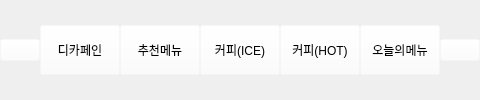
                     <widget class="QWidget" name="page">
                      <layout class="QHBoxLayout" name="horizontalLayout">
                       <property name="spacing">
                        <number>0</number>
                       </property>
                       <property name="leftMargin">
                        <number>0</number>
                       </property>
                       <property name="topMargin">
                        <number>0</number>
                       </property>
                       <property name="rightMargin">
                        <number>0</number>
                       </property>
                       <property name="bottomMargin">
                        <number>0</number>
                       </property>
                       <item>
                        <widget class="QPushButton" name="left_btn_1">
                         <property name="maximumSize">
                          <size>
                           <width>40</width>
                           <height>16777215</height>
                          </size>
                         </property>
                         <property name="styleSheet">
                          <string notr="true">background-color: rgba(255, 255, 255, 0);</string>
                         </property>
                         <property name="text">
                          <string/>
                         </property>
                         <property name="icon">
                          <iconset>
                           <normaloff>../img/qt자료/arrow-left.png</normaloff>../img/qt자료/arrow-left.png</iconset>
                         </property>
                         <property name="iconSize">
                          <size>
                           <width>40</width>
                           <height>40</height>
                          </size>
                         </property>
                        </widget>
                       </item>
                       <item>
                        <widget class="QPushButton" name="pushButton_2">
                         <property name="minimumSize">
                          <size>
                           <width>0</width>
                           <height>50</height>
                          </size>
                         </property>
                         <property name="styleSheet">
                          <string notr="true">background-color: rgba(255, 255, 255, 0);</string>
                         </property>
                         <property name="text">
                          <string>디카페인</string>
                         </property>
                        </widget>
                       </item>
                       <item>
                        <widget class="QPushButton" name="pushButton_6">
                         <property name="minimumSize">
                          <size>
                           <width>0</width>
                           <height>50</height>
                          </size>
                         </property>
                         <property name="styleSheet">
                          <string notr="true">background-color: rgba(255, 255, 255, 0);</string>
                         </property>
                         <property name="text">
                          <string>추천메뉴</string>
                         </property>
                        </widget>
                       </item>
                       <item>
                        <widget class="QPushButton" name="pushButton_7">
                         <property name="minimumSize">
                          <size>
                           <width>0</width>
                           <height>50</height>
                          </size>
                         </property>
                         <property name="styleSheet">
                          <string notr="true">background-color: rgba(255, 255, 255, 0);</string>
                         </property>
                         <property name="text">
                          <string>커피(ICE)</string>
                         </property>
                        </widget>
                       </item>
                       <item>
                        <widget class="QPushButton" name="pushButton_3">
                         <property name="minimumSize">
                          <size>
                           <width>0</width>
                           <height>50</height>
                          </size>
                         </property>
                         <property name="styleSheet">
                          <string notr="true">background-color: rgba(255, 255, 255, 0);</string>
                         </property>
                         <property name="text">
                          <string>커피(HOT)</string>
                         </property>
                        </widget>
                       </item>
                       <item>
                        <widget class="QPushButton" name="pushButton_4">
                         <property name="minimumSize">
                          <size>
                           <width>0</width>
                           <height>50</height>
                          </size>
                         </property>
                         <property name="styleSheet">
                          <string notr="true">background-color: rgba(255, 255, 255, 0);</string>
                         </property>
                         <property name="text">
                          <string>오늘의메뉴</string>
                         </property>
                        </widget>
                       </item>
                       <item>
                        <widget class="QPushButton" name="right_btn_1">
                         <property name="maximumSize">
                          <size>
                           <width>40</width>
                           <height>16777215</height>
                          </size>
                         </property>
                         <property name="styleSheet">
                          <string notr="true">background-color: rgba(255, 255, 255, 0);</string>
                         </property>
                         <property name="text">
                          <string/>
                         </property>
                         <property name="icon">
                          <iconset>
                           <normaloff>../img/qt자료/arrow-right.png</normaloff>../img/qt자료/arrow-right.png</iconset>
                         </property>
                         <property name="iconSize">
                          <size>
                           <width>40</width>
                           <height>40</height>
                          </size>
                         </property>
                        </widget>
                       </item>
                      </layout>
                     </widget>
